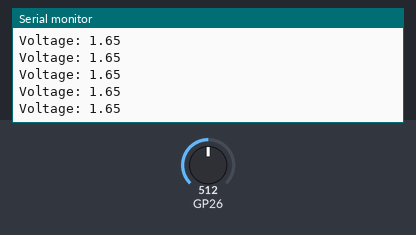
The sketch below on a simulated Raspberry Pi Pico. Parts: the last lines printed to the serial monitor. The inputs (shaded band) are chosen by the test bench; at power-on: GP26 = 512 (analog values on the 0–1023 scale).

Above: at 1.2 s.
1.3 s: GP26 set to 716
At 1.31 s:
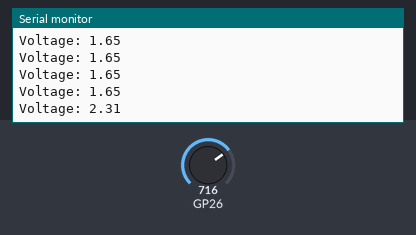
2.8 s: GP26 set to 900
At 2.81 s:
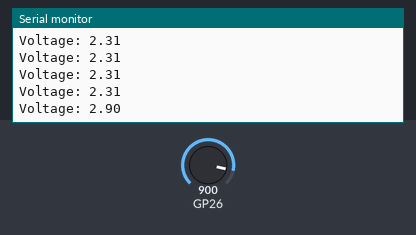
Timing chart, 0 to 5.8 s (numbered marks = the images above; inputs shaded):
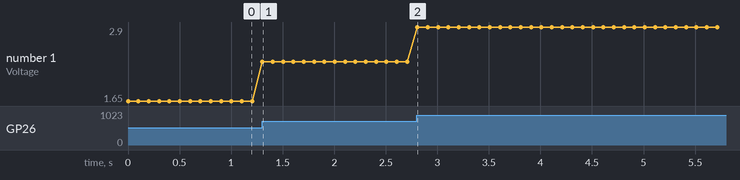

Measured:
- after the input at 1.3 s, the serial monitor: prints a new line at once (image 1)
- after the input at 2.8 s, the serial monitor: prints a new line at once (image 2)
- plotted number 1: 1.65 → 2.31 after the input at 1.3 s, 2.31 → 2.9 after the input at 2.8 s

The sketch:

RP2040-Education.ino
```cpp
// #include <Arduino.h>


// void setup()
// {
//     // pinMode(LED_BUILTIN, OUTPUT);
//     pinMode(0, INPUT);
//     Serial.begin(115200);
//     Serial.println("setup");
// }

// void loop()
// {
//     bool toggle = digitalRead(0);
//     Serial.print("toggle: ");
//     Serial.println(toggle);
//     // digitalWrite(LED_BUILTIN, HIGH);
//     delay(100);
//     // digitalWrite(LED_BUILTIN, LOW);
//     // delay(300);
//     // if(digitalRead(0) == )
// }

void setup()
{
    Serial.begin(115200);
    analogReadResolution(12);
    // pinMode(A0, INPUT);
}

void loop()
{
    int16_t readAnalog = analogRead(A0);
    float readVoltage = (float)readAnalog * 3.3 / 4095.0;

    Serial.print("Voltage: ");
    Serial.println(readVoltage);
    delay(100);
}
```
